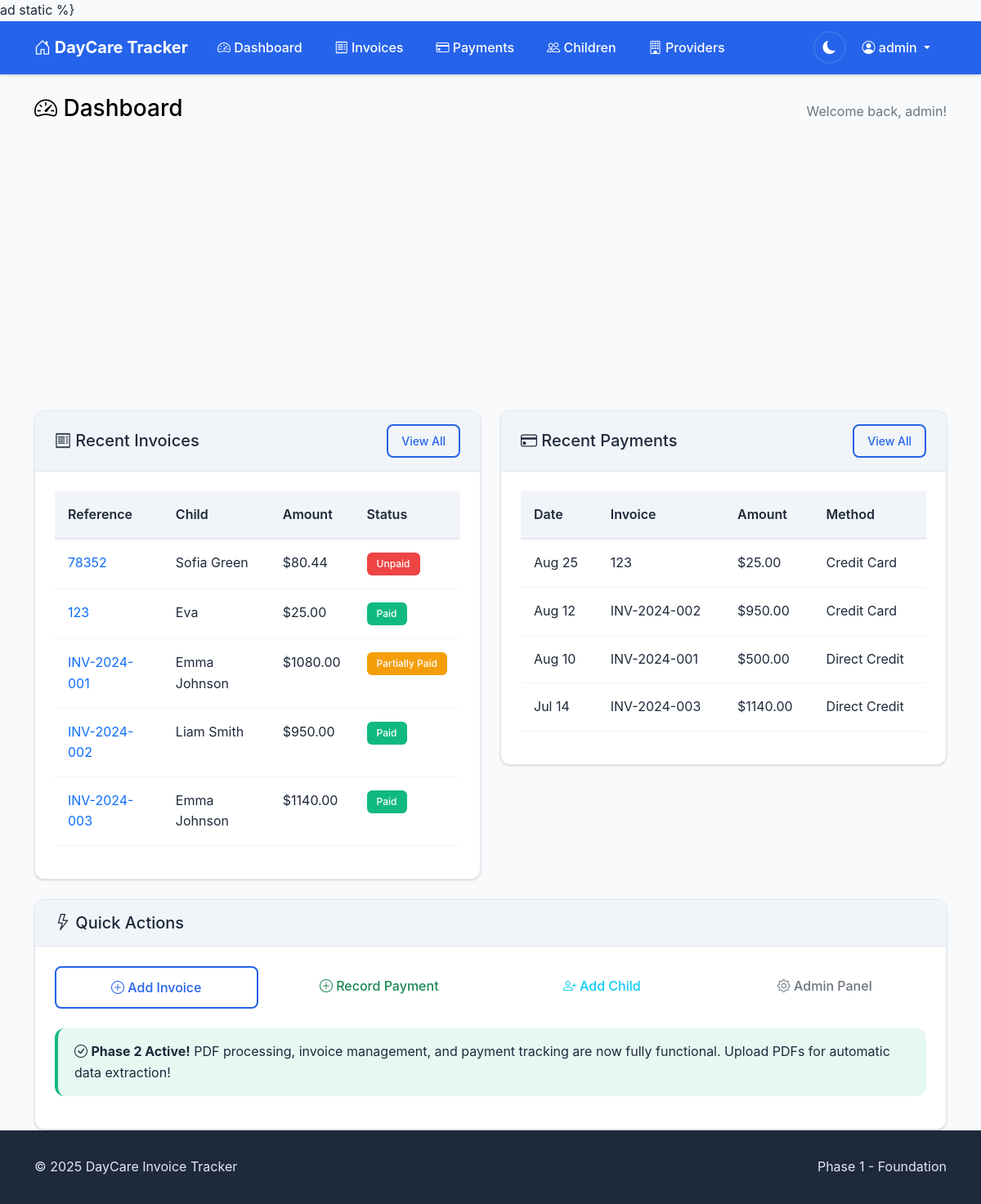
The app's page / (signed in) with its own data.
### accounts/models.py (models this page shows, shortened)
class CustomUser(AbstractUser):
    email = models.EmailField(unique=True)
    phone_number = models.CharField(max_length=15, blank=True)
    notification_preferences = models.JSONField(
        default=dict,
        help_text="User preferences for email/SMS notifications"
    )
    created_at = models.DateTimeField(auto_now_add=True)
    updated_at = models.DateTimeField(auto_now=True)

### invoices/models.py (models this page shows, shortened)
class Invoice(models.Model):
    PAYMENT_STATUS_CHOICES = [
        ('unpaid', 'Unpaid'),
        ('partial', 'Partially Paid'),
        ('paid', 'Paid'),
        ('overdue', 'Overdue'),
    ]
    child = models.ForeignKey(Child, on_delete=models.CASCADE, related_name='invoices')
    invoice_reference = models.CharField(max_length=50)
    period_start = models.DateField()
    period_end = models.DateField()
    issue_date = models.DateField()
    due_date = models.DateField(null=True, blank=True)
    original_amount = models.DecimalField(max_digits=10, decimal_places=2)
    discount_percentage = models.DecimalField(max_digits=5, decimal_places=2, default=Decimal('0.00'))
    discount_amount = models.DecimalField(max_digits=10, decimal_places=2, default=Decimal('0.00'))
    previous_balance = models.DecimalField(
        max_digits=10,
        decimal_places=2,
        default=Decimal('0.00'),
        help_text="Previous unpaid balance carried forward"
    )
    week_amount_due = models.DecimalField(
        max_digits=10,
        decimal_places=2,
        default=Decimal('0.00'),
        help_text="Amount due for this week only (excluding previous balance)"
    )
    total_amount_due = models.DecimalField(
        max_digits=10,
        decimal_places=2,
        default=Decimal('0.00'),
        help_text="Total amount due including previous balance"
    )
    amount_due = models.DecimalField(
        max_digits=10,
        decimal_places=2,
        help_text="Legacy field - use total_amount_due instead"
    )
    payment_status = models.CharField(max_length=10, choices=PAYMENT_STATUS_CHOICES, default='unpaid')
    fee_type = models.CharField(max_length=100, blank=True)
    pdf_file = models.FileField(upload_to='invoices/%Y/%m/', null=True, blank=True)
    extracted_from_email = models.BooleanField(default=False)
    email_message_id = models.CharField(max_length=255, blank=True)
    created_at = models.DateTimeField(auto_now_add=True)
    updated_at = models.DateTimeField(auto_now=True)
    class Meta:
        ordering = ['-issue_date']
        unique_together = ['child', 'invoice_reference']

class Child(models.Model):
    user = models.ForeignKey(User, on_delete=models.CASCADE, related_name='children')
    name = models.CharField(max_length=100)
    reference_number = models.CharField(max_length=20)
    date_of_birth = models.DateField(null=True, blank=True)
    daycare_provider = models.ForeignKey(DaycareProvider, on_delete=models.CASCADE, related_name='children')
    is_active = models.BooleanField(default=True)
    created_at = models.DateTimeField(auto_now_add=True)
    updated_at = models.DateTimeField(auto_now=True)
    class Meta:
        ordering = ['name']
        unique_together = ['user', 'reference_number', 'daycare_provider']

class Payment(models.Model):
    PAYMENT_METHOD_CHOICES = [
        ('direct_credit', 'Direct Credit'),
        ('cash', 'Cash'),
        ('eftpos', 'EFTPOS'),
        ('credit_card', 'Credit Card'),
        ('cheque', 'Cheque'),
        ('other', 'Other'),
    ]
    invoice = models.ForeignKey(Invoice, on_delete=models.CASCADE, related_name='payments')
    payment_date = models.DateField()
    amount_paid = models.DecimalField(max_digits=10, decimal_places=2)
    payment_method = models.CharField(max_length=15, choices=PAYMENT_METHOD_CHOICES)
    reference_number = models.CharField(max_length=100, blank=True)
    notes = models.TextField(blank=True)
    created_at = models.DateTimeField(auto_now_add=True)
    updated_at = models.DateTimeField(auto_now=True)
    class Meta:
        ordering = ['-payment_date']

### invoices/views.py (the view)
# urls.py: path('', views.DashboardView.as_view(), name='dashboard'),
class DashboardView(LoginRequiredMixin, TemplateView):
    template_name = 'invoices/dashboard.html'
    def get_context_data(self, **kwargs):
        context = super().get_context_data(**kwargs)
        user = self.request.user
        user_invoices = Invoice.objects.filter(child__user=user)\
            .select_related('child', 'child__daycare_provider')\
            .prefetch_related('payments')\
            .order_by('-issue_date')
        user_children = Child.objects.filter(user=user)\
            .select_related('daycare_provider')\
            .prefetch_related('invoices')
        stats = user_invoices.aggregate(
            total_invoices=Count('id'),
            total_amount_due=Sum('amount_due'),
            total_paid=Sum('payments__amount_paid'),
            unpaid_count=Count('id', filter=Q(payment_status='unpaid')),
            overdue_count=Count('id', filter=Q(payment_status='overdue'))
        )
        stats['total_amount_due'] = stats['total_amount_due'] or Decimal('0.00')
        stats['total_paid'] = stats['total_paid'] or Decimal('0.00')
        stats['outstanding_balance'] = stats['total_amount_due'] - stats['total_paid']
        stats['total_children'] = user_children.count()
        stats['total_payments'] = Payment.objects.filter(
            invoice__child__user=user
        ).count()
        context['stats'] = stats
        context['recent_invoices'] = user_invoices[:5]
        context['recent_payments'] = Payment.objects.filter(
            invoice__child__user=user
        ).select_related('invoice', 'invoice__child').order_by('-payment_date')[:5]
        return context

### templates/invoices/dashboard.html (shortened to what this page needs)
{% extends 'base.html' %}
{% block page_header %}
<div class="d-flex justify-content-between align-items-center mb-4">
    <h1 class="h3">
        <i class="bi bi-speedometer2"></i>
        Dashboard
    </h1>
    <div>
        <span class="text-muted">Welcome back, {{ user.first_name|default:user.username }}!</span>
    </div>
</div>
{% endblock %}
{% block content %}
<div class="row mb-4">
    <div class="col-lg-3 col-md-6 mb-3">
    </div>
    <div class="col-lg-3 col-md-6 mb-3">
    </div>
    <div class="col-lg-3 col-md-6 mb-3">
    </div>
    <div class="col-lg-3 col-md-6 mb-3">
    </div>
</div>
<div class="row">
    <div class="col-lg-6 mb-4">
        <div class="card">
            <div class="card-header d-flex justify-content-between align-items-center">
                <h5 class="mb-0">
                    <i class="bi bi-receipt"></i>
                    Recent Invoices
                </h5>
                <a href="{% url 'invoices:invoice_list' %}" class="btn btn-sm btn-outline-primary">
                    View All
                </a>
            </div>
            <div class="card-body">
                {% if recent_invoices %}
                    <div class="table-responsive">
                        <table class="table table-sm">
                            <thead>
                                <tr>
                                    <th>Reference</th>
                                    <th>Child</th>
                                    <th>Amount</th>
                                    <th>Status</th>
                                </tr>
                            </thead>
                            <tbody>
                                {% for invoice in recent_invoices %}
                                <tr>
                                    <td>
                                        <a href="{% url 'invoices:invoice_detail' invoice.pk %}" class="text-decoration-none">
                                            {{ invoice.invoice_reference }}
                                        </a>
                                    </td>
                                    <td>{{ invoice.child.name }}</td>
                                    <td>${{ invoice.amount_due|floatformat:2 }}</td>
                                    <td>
                                        <span class="badge badge-{{ invoice.payment_status }}">
                                            {{ invoice.get_payment_status_display }}
                                        </span>
                                    </td>
                                </tr>
                                {% endfor %}
                            </tbody>
                        </table>
                    </div>
                {% else %}
                    <div class="text-center text-muted py-3">
                        <i class="bi bi-receipt display-4"></i>
                        <p class="mt-2">No invoices yet</p>
                        <small>Invoices will appear here once you add them</small>
                    </div>
                {% endif %}
            </div>
        </div>
    </div>
    <div class="col-lg-6 mb-4">
        <div class="card">
            <div class="card-header d-flex justify-content-between align-items-center">
                <h5 class="mb-0">
                    <i class="bi bi-credit-card"></i>
                    Recent Payments
                </h5>
                <a href="{% url 'invoices:payment_list' %}" class="btn btn-sm btn-outline-primary">
                    View All
                </a>
            </div>
            <div class="card-body">
                {% if recent_payments %}
                    <div class="table-responsive">
                        <table class="table table-sm">
                            <thead>
                                <tr>
                                    <th>Date</th>
                                    <th>Invoice</th>
                                    <th>Amount</th>
                                    <th>Method</th>
                                </tr>
                            </thead>
                            <tbody>
                                {% for payment in recent_payments %}
                                <tr>
                                    <td>{{ payment.payment_date|date:"M d" }}</td>
                                    <td>{{ payment.invoice.invoice_reference }}</td>
                                    <td>${{ payment.amount_paid|floatformat:2 }}</td>
                                    <td>{{ payment.get_payment_method_display }}</td>
                                </tr>
                                {% endfor %}
                            </tbody>
                        </table>
                    </div>
                {% else %}
                    <div class="text-center text-muted py-3">
                        <i class="bi bi-credit-card display-4"></i>
                        <p class="mt-2">No payments yet</p>
                        <small>Payments will appear here once you add them</small>
                    </div>
                {% endif %}
            </div>
        </div>
    </div>
</div>
<div class="row">
    <div class="col-12">
        <div class="card">
            <div class="card-header">
                <h5 class="mb-0">
                    <i class="bi bi-lightning"></i>
                    Quick Actions
                </h5>
            </div>
            <div class="card-body">
                <div class="row">
                    <div class="col-md-3 mb-2">
                        <a href="{% url 'invoices:invoice_create' %}" class="btn btn-outline-primary w-100">
                            <i class="bi bi-plus-circle"></i>
                            Add Invoice
                        </a>
                    </div>
                    <div class="col-md-3 mb-2">
                        <a href="{% url 'invoices:payment_create' %}" class="btn btn-outline-success w-100">
                            <i class="bi bi-plus-circle"></i>
                            Record Payment
                        </a>
                    </div>
                    <div class="col-md-3 mb-2">
                        <a href="{% url 'invoices:child_create' %}" class="btn btn-outline-info w-100">
                            <i class="bi bi-person-plus"></i>
                            Add Child
                        </a>
                    </div>
                    <div class="col-md-3 mb-2">
                        <a href="/admin/" class="btn btn-outline-secondary w-100">
                            <i class="bi bi-gear"></i>
                            Admin Panel
                        </a>
                    </div>
                </div>
                <div class="alert alert-success mt-3" role="alert">
                    <i class="bi bi-check-circle"></i>
                    <strong>Phase 2 Active!</strong>
                    PDF processing, invoice management, and payment tracking are now fully functional. Upload PDFs for automatic data extraction!
                </div>
            </div>
        </div>
    </div>
</div>
{% endblock %}

### templates/base.html (shortened to what this page needs)
<!DOCTYPE html>
<html lang="en">
<head>
    <link href="https://cdn.jsdelivr.net/npm/bootstrap@5.1.3/dist/css/bootstrap.min.css" rel="stylesheet">
    <link rel="stylesheet" href="https://cdn.jsdelivr.net/npm/bootstrap-icons@1.7.2/font/bootstrap-icons.css">
    {% load static %}
    <link href="{% static 'css/main.css' %}" rel="stylesheet">
</head>
<body class="d-flex flex-column min-vh-100">
    <nav class="navbar navbar-expand-lg navbar-dark bg-primary">
        <div class="container">
            <a class="navbar-brand" href="{% url 'invoices:dashboard' %}">
                <i class="bi bi-house-door"></i>
                DayCare Tracker
            </a>
            <div class="collapse navbar-collapse" id="navbarNav">
                {% if user.is_authenticated %}
                <ul class="navbar-nav me-auto">
                    <li class="nav-item">
                        <a class="nav-link" href="{% url 'invoices:dashboard' %}">
                            <i class="bi bi-speedometer2"></i>
                            Dashboard
                        </a>
                    </li>
                    <li class="nav-item">
                        <a class="nav-link" href="{% url 'invoices:invoice_list' %}">
                            <i class="bi bi-receipt"></i>
                            Invoices
                        </a>
                    </li>
                    <li class="nav-item">
                        <a class="nav-link" href="{% url 'invoices:payment_list' %}">
                            <i class="bi bi-credit-card"></i>
                            Payments
                        </a>
                    </li>
                    <li class="nav-item">
                        <a class="nav-link" href="{% url 'invoices:child_list' %}">
                            <i class="bi bi-people"></i>
                            Children
                        </a>
                    </li>
                    <li class="nav-item">
                        <a class="nav-link" href="{% url 'invoices:provider_list' %}">
                            <i class="bi bi-building"></i>
                            Providers
                        </a>
                    </li>
                </ul>
                <ul class="navbar-nav">
                    <li class="nav-item d-flex align-items-center">
                        <button class="theme-toggle" id="themeToggle" aria-label="Toggle dark mode" title="Toggle theme">
                            <i class="bi bi-sun-fill" id="themeIcon"></i>
                        </button>
                    </li>
                    <li class="nav-item dropdown">
                        <a class="nav-link dropdown-toggle" href="#" id="navbarDropdown" role="button" data-bs-toggle="dropdown">
                            <i class="bi bi-person-circle"></i>
                            {{ user.username }}
                        </a>
                    </li>
                </ul>
                {% endif %}
            </div>
        </div>
    </nav>
    <main class="flex-grow-1">
        <div class="container mt-4">
            {% block page_header %}{% endblock %}
            {% block content %}{% endblock %}
        </div>
    </main>
    <footer class="footer mt-auto">
        <div class="container">
            <div class="row">
                <div class="col-md-6">
                    <p class="mb-0">&copy; 2025 DayCare Invoice Tracker</p>
                </div>
                <div class="col-md-6 text-end">
                    <p class="mb-0">Phase 1 - Foundation</p>
                </div>
            </div>
        </div>
    </footer>
</body>
</html>

### records on screen
CustomUser: username "admin", first_name "admin"
Invoice: invoice_reference "78352", child.name "Sofia Green", amount_due "80.44", payment_status "Unpaid"
Invoice: invoice_reference "123", child.name "Eva", amount_due "25.00", payment_status "Paid"
Invoice: invoice_reference "INV-2024-001", child.name "Emma Johnson", amount_due "1080.00", payment_status "Partially Paid"
Invoice: invoice_reference "INV-2024-002", child.name "Liam Smith", amount_due "950.00", payment_status "Paid"
Invoice: invoice_reference "INV-2024-003", child.name "Emma Johnson", amount_due "1140.00", payment_status "Paid"
Payment: payment_date "Aug 25", invoice.invoice_reference "123", amount_paid "25.00", payment_method "Credit Card"
Payment: payment_date "Aug 12", invoice.invoice_reference "INV-2024-002", amount_paid "950.00", payment_method "Credit Card"
Payment: payment_date "Aug 10", invoice.invoice_reference "INV-2024-001", amount_paid "500.00", payment_method "Direct Credit"
Payment: payment_date "Jul 14", invoice.invoice_reference "INV-2024-003", amount_paid "1140.00", payment_method "Direct Credit"
